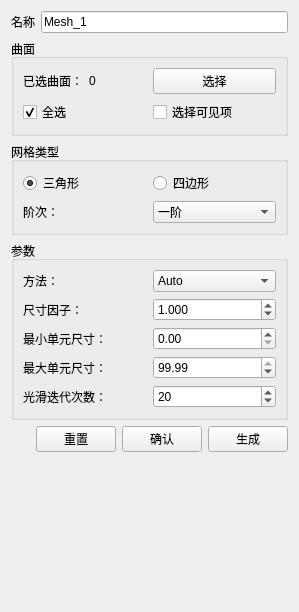
<?xml version="1.0" encoding="UTF-8"?>
<ui version="4.0">
 <class>FCMeshettingsWidget</class>
 <widget class="QWidget" name="FCMeshettingsWidget">
  <property name="geometry">
   <rect>
    <x>0</x>
    <y>0</y>
    <width>299</width>
    <height>612</height>
   </rect>
  </property>
  <property name="windowTitle">
   <string>Form</string>
  </property>
  <layout class="QVBoxLayout" name="verticalLayout_3">
   <item>
    <layout class="QHBoxLayout" name="horizontalLayout_11">
     <item>
      <widget class="QLabel" name="label_8">
       <property name="text">
        <string>名称</string>
       </property>
      </widget>
     </item>
     <item>
      <widget class="QLineEdit" name="lineEditName">
       <property name="text">
        <string>Mesh_1</string>
       </property>
      </widget>
     </item>
    </layout>
   </item>
   <item>
    <widget class="QGroupBox" name="groupBox">
     <property name="title">
      <string>曲面</string>
     </property>
     <layout class="QGridLayout" name="gridLayout">
      <item row="0" column="0">
       <layout class="QHBoxLayout" name="horizontalLayout_2">
        <item>
         <widget class="QLabel" name="label">
          <property name="text">
           <string>已选曲面：</string>
          </property>
         </widget>
        </item>
        <item>
         <widget class="QLabel" name="labelSeletedSurfcaseNumber">
          <property name="text">
           <string>0</string>
          </property>
         </widget>
        </item>
       </layout>
      </item>
      <item row="0" column="1">
       <widget class="QPushButton" name="pushButtonSelcet">
        <property name="text">
         <string>选择</string>
        </property>
       </widget>
      </item>
      <item row="1" column="0" colspan="2">
       <layout class="QHBoxLayout" name="horizontalLayout">
        <item>
         <widget class="QCheckBox" name="checkBoxSelectAll">
          <property name="text">
           <string>全选</string>
          </property>
          <property name="checked">
           <bool>true</bool>
          </property>
         </widget>
        </item>
        <item>
         <widget class="QCheckBox" name="checkBoxSelectVisible">
          <property name="text">
           <string>选择可见项</string>
          </property>
         </widget>
        </item>
       </layout>
      </item>
     </layout>
    </widget>
   </item>
   <item>
    <widget class="QGroupBox" name="groupBox_2">
     <property name="title">
      <string>网格类型</string>
     </property>
     <layout class="QVBoxLayout" name="verticalLayout">
      <item>
       <layout class="QHBoxLayout" name="horizontalLayout_4">
        <item>
         <widget class="QRadioButton" name="radioButtonTriangle">
          <property name="text">
           <string>三角形</string>
          </property>
          <property name="checked">
           <bool>true</bool>
          </property>
         </widget>
        </item>
        <item>
         <widget class="QRadioButton" name="radioButtonQuad">
          <property name="text">
           <string>四边形</string>
          </property>
         </widget>
        </item>
       </layout>
      </item>
      <item>
       <layout class="QHBoxLayout" name="horizontalLayout_3">
        <item>
         <widget class="QLabel" name="label_2">
          <property name="text">
           <string>阶次：</string>
          </property>
         </widget>
        </item>
        <item>
         <widget class="QComboBox" name="comboBoxOrder">
          <item>
           <property name="text">
            <string>一阶</string>
           </property>
          </item>
          <item>
           <property name="text">
            <string>二阶</string>
           </property>
          </item>
         </widget>
        </item>
       </layout>
      </item>
     </layout>
    </widget>
   </item>
   <item>
    <widget class="QGroupBox" name="groupBox_3">
     <property name="title">
      <string>参数</string>
     </property>
     <layout class="QVBoxLayout" name="verticalLayout_2">
      <item>
       <layout class="QHBoxLayout" name="horizontalLayout_5">
        <item>
         <widget class="QLabel" name="label_3">
          <property name="text">
           <string>方法：</string>
          </property>
         </widget>
        </item>
        <item>
         <widget class="QComboBox" name="comboBoxMethod">
          <item>
           <property name="text">
            <string>Auto</string>
           </property>
          </item>
          <item>
           <property name="text">
            <string>Mesh Adapt</string>
           </property>
          </item>
         </widget>
        </item>
       </layout>
      </item>
      <item>
       <layout class="QHBoxLayout" name="horizontalLayout_6">
        <item>
         <widget class="QLabel" name="label_4">
          <property name="text">
           <string>尺寸因子：</string>
          </property>
         </widget>
        </item>
        <item>
         <widget class="QDoubleSpinBox" name="doubleSpinBoxSizeFac">
          <property name="decimals">
           <number>3</number>
          </property>
          <property name="value">
           <double>1.000000000000000</double>
          </property>
         </widget>
        </item>
       </layout>
      </item>
      <item>
       <layout class="QHBoxLayout" name="horizontalLayout_7">
        <item>
         <widget class="QLabel" name="label_5">
          <property name="text">
           <string>最小单元尺寸：</string>
          </property>
         </widget>
        </item>
        <item>
         <widget class="QDoubleSpinBox" name="doubleSpinBoxMinSize"/>
        </item>
       </layout>
      </item>
      <item>
       <layout class="QHBoxLayout" name="horizontalLayout_8">
        <item>
         <widget class="QLabel" name="label_6">
          <property name="text">
           <string>最大单元尺寸：</string>
          </property>
         </widget>
        </item>
        <item>
         <widget class="QDoubleSpinBox" name="doubleSpinBoxMaxSize">
          <property name="value">
           <double>99.989999999999995</double>
          </property>
         </widget>
        </item>
       </layout>
      </item>
      <item>
       <layout class="QHBoxLayout" name="horizontalLayout_9">
        <item>
         <widget class="QLabel" name="label_7">
          <property name="text">
           <string>光滑迭代次数：</string>
          </property>
         </widget>
        </item>
        <item>
         <widget class="QSpinBox" name="spinBoxSmoothing">
          <property name="value">
           <number>20</number>
          </property>
         </widget>
        </item>
       </layout>
      </item>
     </layout>
    </widget>
   </item>
   <item>
    <layout class="QHBoxLayout" name="horizontalLayout_10">
     <item>
      <spacer name="horizontalSpacer">
       <property name="orientation">
        <enum>Qt::Horizontal</enum>
       </property>
       <property name="sizeHint" stdset="0">
        <size>
         <width>40</width>
         <height>20</height>
        </size>
       </property>
      </spacer>
     </item>
     <item>
      <widget class="QPushButton" name="pushButtonReset">
       <property name="text">
        <string>重置</string>
       </property>
      </widget>
     </item>
     <item>
      <widget class="QPushButton" name="pushButtonSavePara">
       <property name="text">
        <string>确认</string>
       </property>
      </widget>
     </item>
     <item>
      <widget class="QPushButton" name="pushButtonGenerateMesh">
       <property name="text">
        <string>生成</string>
       </property>
      </widget>
     </item>
    </layout>
   </item>
   <item>
    <spacer name="verticalSpacer">
     <property name="orientation">
      <enum>Qt::Vertical</enum>
     </property>
     <property name="sizeHint" stdset="0">
      <size>
       <width>20</width>
       <height>40</height>
      </size>
     </property>
    </spacer>
   </item>
  </layout>
 </widget>
 <resources/>
 <connections/>
</ui>
